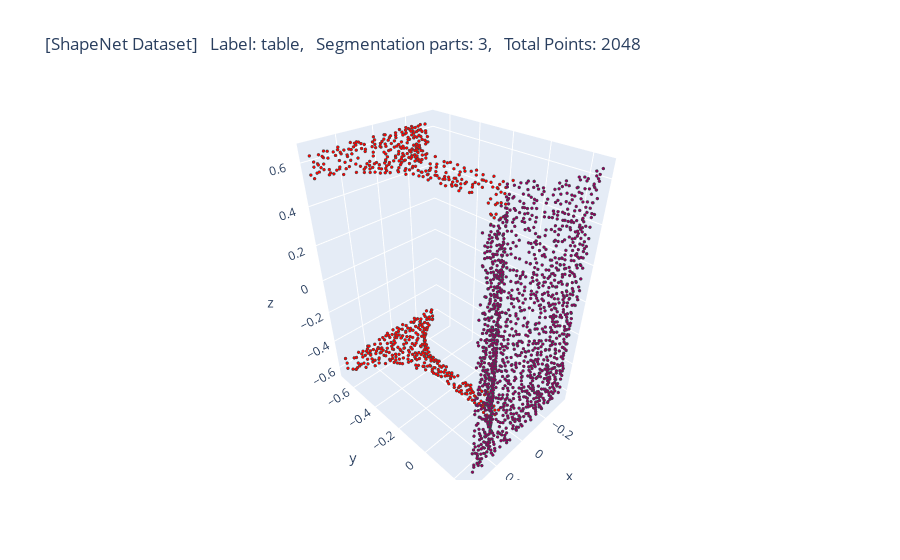

Notebook cell for this chart:
### Markdown cell above
### Prediction result

### Code cell
idx = 10
visualize(test_point[idx], 
          test_pred_seg[idx],
          test_df.loc[idx, 'label'],
          test_df.loc[idx, 'segmentation_part_num'],
          'infer_vis/_pred')

### Figure 1 — Plotly figure (JSON) as saved in the notebook; plotly's stock layout.template omitted (floating-point values rounded to 4 significant figures; data arrays with more than 128 entries replaced by an {"elided": "..."} marker saying what was removed)
{"data": [{"marker": {"color": {"elided": "2048 int values"}, "colorscale": [[0, "rgb(150,0,90)"], [0.125, "rgb(0,0,200)"], [0.25, "rgb(0,25,255)"], [0.375, "rgb(0,152,255)"], [0.5, "rgb(44,255,150)"], [0.625, "rgb(151,255,0)"], [0.75, "rgb(255,234,0)"], [0.875, "rgb(255,111,0)"], [1, "rgb(255,0,0)"]], "line": {"color": "DarkSlateGrey", "width": 1}, "opacity": 1, "size": 1}, "mode": "markers", "type": "scatter3d", "x": {"elided": "2048 float values"}, "y": {"elided": "2048 float values"}, "z": {"elided": "2048 float values"}}], "layout": {"scene": {"aspectmode": "data"}, "title": {"text": "[ShapeNet Dataset]   Label: table,   Segmentation parts: 3,   Total Points: 2048"}}}
